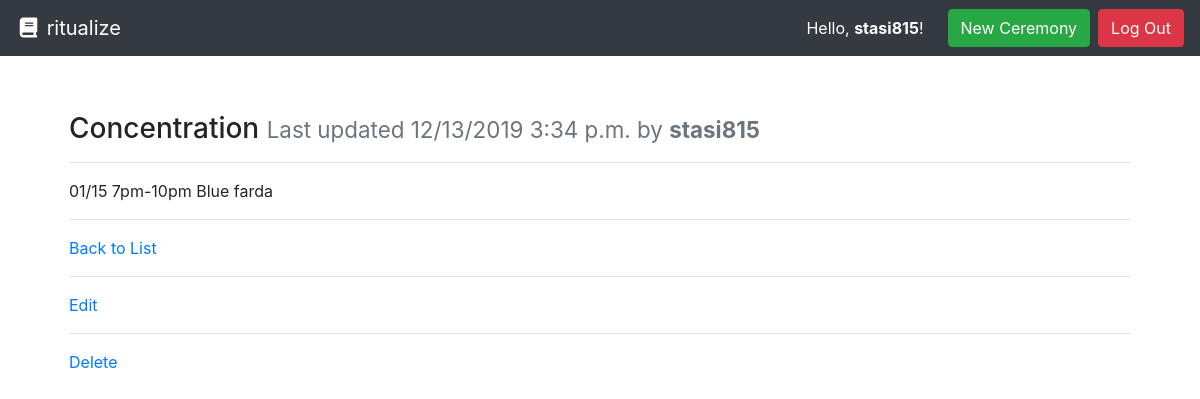
The app's page /rituals/concentration/ (signed in) with its own data.
### rituals/models.py (models this page shows, shortened)
class Ceremony(models.Model):
    title = models.CharField(max_length=30)
    author = models.ForeignKey(User, on_delete=models.PROTECT, help_text="The user that posted this ceremony.")
    slug = models.CharField(max_length=settings.CEREMONY_PAGE_TITLE_MAX_LENGTH, blank=True, editable=False, help_text="Unique URL path to access this page. Generated by the system.")
    content = models.TextField(help_text="Write the description of the ceremony here.")
    created = models.DateTimeField(auto_now_add=True, help_text="The date and time this page was created. Automatically generated when the model saves.")
    modified = models.DateTimeField(auto_now=True, help_text="The date and time this page was updated. Automatically generated when the model updates.")

### rituals/views.py (the view)
# urls.py: path('rituals/<str:slug>/', CeremonyDetailView.as_view(), name='ceremony-details-page'),
class CeremonyDetailView(DetailView):
    model = Ceremony
    def get(self, request, slug):
        ceremony = self.get_queryset().get(slug__iexact=slug)
        return render(request, 'rituals/ceremony.html', {
            'ceremony': ceremony
        })

### rituals/templates/rituals/ceremony.html
{% extends "base.html" %}
{% block content %}
  <div class="row">
    <div class="col m-4">
      <h3>{{ ceremony.title }} <small class="text-muted">Last updated {{ ceremony.modified|date:"SHORT_DATETIME_FORMAT" }} by <b>{{ ceremony.author.username }}</b></small></h3>
      <hr>
      <p>{{ ceremony.content|linebreaksbr }}</p>
      <hr>
      <a href="{% url 'ceremony-list-page' %}">Back to List</a><hr>
      {% if user.is_authenticated %}
        <a href= "{% url 'ceremony-update-page' ceremony.slug %}">Edit</a><hr>
        <a href= "{% url "ceremony-delete" ceremony.slug %}">Delete</a>
      {% endif %}
    </div>
  </div>
{% endblock %}

### templates/base.html (shortened to what this page needs)
<!doctype html>
<html lang="en">
  <head>
    <link rel="stylesheet" href="https://stackpath.bootstrapcdn.com/bootstrap/4.3.1/css/bootstrap.min.css"
>
  </head>
  <body>
    <nav class="navbar navbar-expand-md navbar-dark bg-dark">
      <a class="navbar-brand" href="{% url 'ceremony-list-page' %}"><i class="fas fa-fw fa-book"></i> ritualize</a>
      <form class="form-inline ml-auto">
        {% if user.is_authenticated %}
          <div class="text-white">Hello, <strong>{{ user.username }}</strong>!</div>
          <a href="{% url 'new-ceremony-page' %}" class="btn btn-success ml-4">New Ceremony</a>
          <a href="{% url 'logout' %}" class="btn btn-danger ml-2">Log Out</a>
        {% else %}
        <a href="{% url 'login' %}" class="btn btn-secondary ml-2">Log In</a>
        <a href="{% url 'signup' %}" class="btn btn-primary ml-2">Sign Up</a>
        {% endif %}
      </form>
    </nav>
    <main role="main" class="container" style="margin-top: 4vh;">
      {% block content %}{% endblock %}
    </main>
  </body>

### records on screen
Ceremony: title "Concentration", modified "12/13/2019 3:34 p.m.", author.username "stasi815", content "01/15 7pm-10pm Blue farda"

### other values on screen
{{ user.username }} "stasi815"
